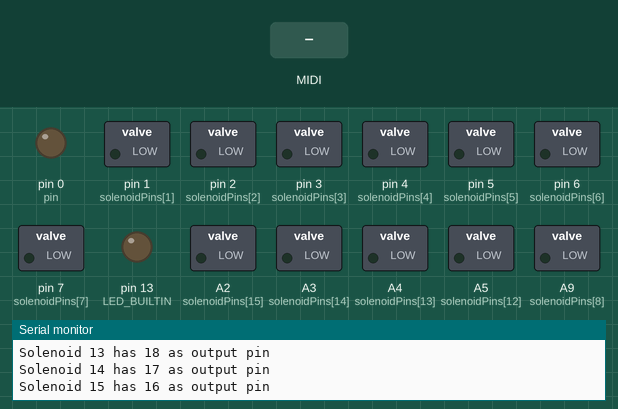
This sketch was run on a simulated Teensy 4. Parts: switched loads named in the sketch (green lamp = pin HIGH), output pins drawn as LEDs (lit = HIGH), the last lines printed to the serial monitor. The inputs (shaded band) are chosen by the test bench.

Above: at 1.7 s.
1.8 s: MIDI note 36 received
At 1.96 s:
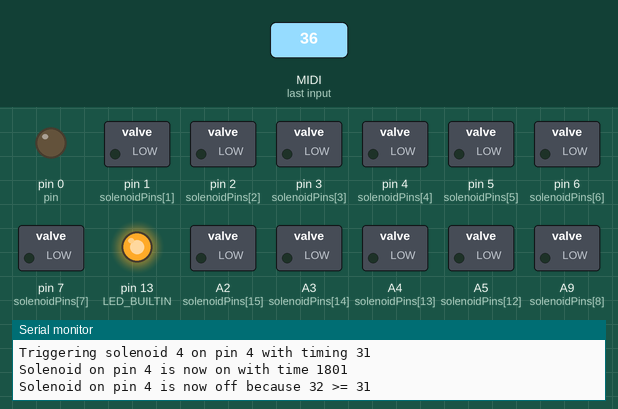
3.6 s: MIDI note 48 received
At 4.8 s:
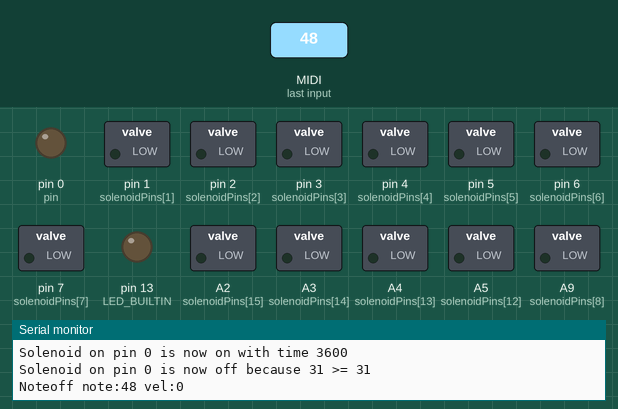
5.1 s: MIDI note 60 received
At 5.26 s:
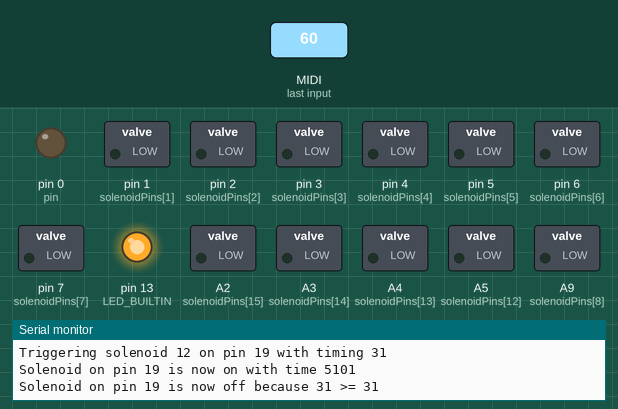
6.6 s: MIDI note 67 received
At 7.6 s:
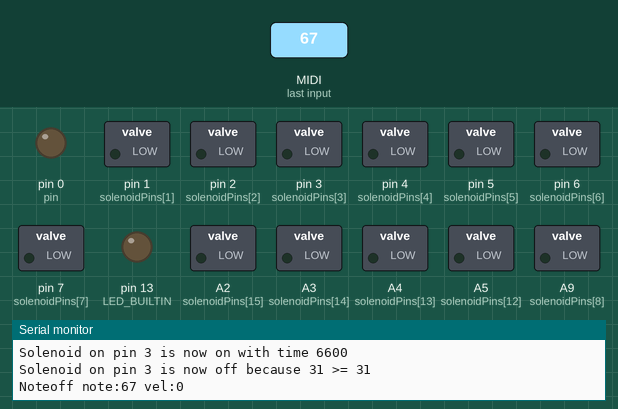
8.1 s: MIDI note 72 received
At 8.26 s:
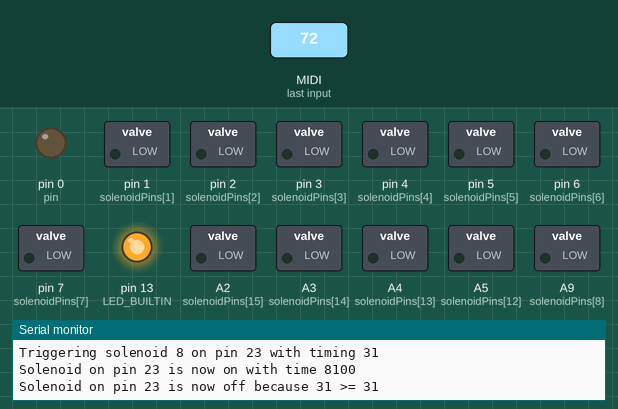
Timing chart, 0 to 10.6 s (numbered marks = the images above; inputs shaded):
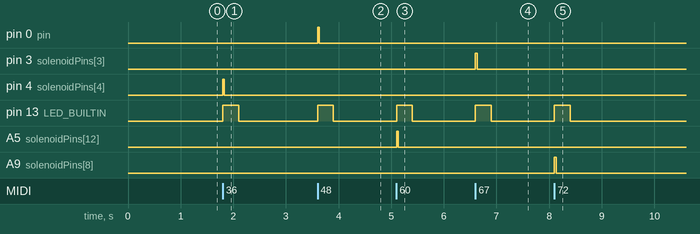

Measured:
- after the input at 1.8 s, pin 4 (solenoidPins[4]): LOW → HIGH at once, → LOW 0.03 s later; pin 13 (LED_BUILTIN): LOW → HIGH at once, → LOW 0.30 s later
- after the input at 3.6 s, pin 0 (pin): LOW → HIGH at once, → LOW 0.03 s later; pin 13 (LED_BUILTIN): LOW → HIGH at once, → LOW 0.30 s later
- after the input at 5.1 s, pin 13 (LED_BUILTIN): LOW → HIGH at once, → LOW 0.30 s later; A5 (solenoidPins[12]): LOW → HIGH at once, → LOW 0.03 s later
- after the input at 6.6 s, pin 3 (solenoidPins[3]): LOW → HIGH at once, → LOW 0.03 s later; pin 13 (LED_BUILTIN): LOW → HIGH at once, → LOW 0.30 s later
- after the input at 8.1 s, pin 13 (LED_BUILTIN): LOW → HIGH at once, → LOW 0.30 s later; A9 (solenoidPins[8]): LOW → HIGH at once, → LOW 0.03 s later

The sketch:

midiUSBPrototype.ino
```cpp
#define NUM_SOLENOIDS 16

//Solenoid class
class Solenoid {
    //a class to describe how a solenoid works
  public:
    unsigned long lastTriggerTime = 0;
    unsigned int maxOnTime = 10; //how long can this Solenoid be on?
    bool state = false; //is this solenoid triggered right now?
    int pin = 0;
    virtual void update() {
      //if I am on and the last time I was triggered is too long ago, turn off
      if (state &&  millis() -  lastTriggerTime >= maxOnTime) {
        state = false;
        digitalWrite(pin, LOW);
        Serial.println("Solenoid on pin " + String(pin) + " is now off because " + String(millis() - lastTriggerTime) + " >= " + String(maxOnTime));
      }
    }

    virtual void trigger(int timing) {
      //triggers the solenoid
      maxOnTime = timing;
      //only retrigger if the solenoid is already off
      if (state == false) {
        digitalWrite(pin, HIGH);
        lastTriggerTime = millis(); //when was I last triggered?
        state = true; //now the solenoid is on
        Serial.println("Solenoid on pin " + String(pin) + " is now on with time " + String(lastTriggerTime));
      }
    }

    virtual void setPin(int newPin) {
      //change pin of this solenoid
      pin = newPin;
    }

    virtual int getPin() {
      return pin;
    }

    virtual bool getState() {
      return state;
    }
};

//create an array of solenoid classes
Solenoid *solenoids[NUM_SOLENOIDS];

//name the pins that MOSFETs are connected to here
int solenoidPins[NUM_SOLENOIDS] = {0, 1, 2, 3, 4, 5, 6, 7, 23, 22, 21, 20, 19, 18, 17, 16};

void setup() {
  Serial.begin(115200);
  delay(500);
  Serial.println("I am alive!");
  pinMode(LED_BUILTIN, OUTPUT);
  usbMIDI.setHandleNoteOff(OnNoteOff);
  usbMIDI.setHandleNoteOn(OnNoteOn);

  for (int i = 0; i < NUM_SOLENOIDS; i ++) {
    solenoids[i] = new Solenoid();
    Serial.println("Solenoid " + String(i) + " has " + String(solenoidPins[i]) + " as output pin");
    pinMode(solenoidPins[i], OUTPUT);
    solenoids[i]->setPin(solenoidPins[i]);
  }
}

void loop() {
  //get incoming MIDI
  usbMIDI.read();

  //check all solenoids and if they should be on or off at this moment in time;
  for (int i = 0; i < NUM_SOLENOIDS; i ++ ) {
    //    Serial.println("Checking if solenoid " + String(i) + " should be on or off");
    solenoids[i]->update();
    //    Serial.println("it is now " + String(solenoids[i]->getState()));
  }
}

void OnNoteOn(byte channel, byte note, byte velocity) {
  digitalWrite(LED_BUILTIN, HIGH); // Any Note-On turns on LED
  Serial.println("Noteon note:" + String(note) + " vel:" + String(velocity));
  solenoidPulse(note, velocity); //trigger a solenoid
}

void OnNoteOff(byte channel, byte note, byte velocity) {
  digitalWrite(LED_BUILTIN, LOW); // Any Note-On turns on LED
  Serial.println("Noteoff note:" + String(note) + " vel:" + String(velocity));
}

void solenoidPulse(int note, byte velocity) { //note is 0-11
  //this function makes a solenoid pulse and stores it in an array to keep track of which solenoids are triggered or not
  int solenoid = note % NUM_SOLENOIDS;
  //TODO make timing work with microSeconds for a higher velocity resolution
  int timing = (float(velocity) / 128.) * 40; //calculate velocity, from 0 - 128 to 0 - 50ms for the timing
  Serial.println("Triggering solenoid " + String(solenoid) + " on pin " + String(solenoids[solenoid]->getPin()) + " with timing " + String(timing));

  //trigger the class and fire the physical solenoid
  solenoids[solenoid]->trigger(timing);
}
```
